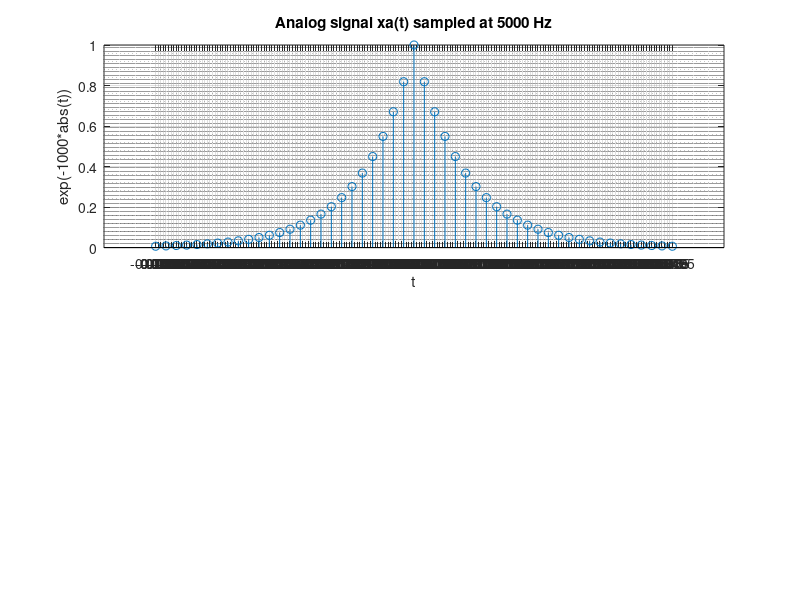

MATLAB code for this plot: (Note: this script raises an error after producing the figure.)
%% 1.1
% See xa.m

%% 1.2
x = @(t) exp(-1000*abs(t));
Fs = 5000;

t = -0.005:1/Fs:0.005;
X = x(t);

%% 1.2a
figure(1)
subplot(2,1,1)
stem(t, X)
grid on
grid minor
xlabel('t')
ylabel('exp(-1000*abs(t))')
title('Analog signal xa(t) sampled at 5000 Hz')

% set ticks to ever 0.00005 seconds
set(gca,'xtick',t(1):0.00005:t(length(t)))

% remove tick labels
ax = gca;
labels = string(ax.XAxis.TickLabels); % extract
labels(2:4:end) = nan;
labels(3:4:end) = nan;
labels(4:4:end) = nan;% remove every other one
ax.XAxis.TickLabels = labels; % set



%% 1.2b
dt=0.00005; % steps given ?0.005 ???0.005. and -25 ??? 25
R=[t(1)*Fs, t(length(t))*Fs];

n0 = -(t(1) * Fs) + 1;

t_reconstructed = t(1):dt:t(length(t));
m = t_reconstructed./dt;
x_reconstructed = xa_sinc(X, m, dt, n0, R, Fs);

subplot(2,1,2)
plot(t_reconstructed, x_reconstructed)
hold on
plot(t_reconstructed, x(t_reconstructed))
xlabel('t')
ylabel('exp(-1000*abs(t))')
title('Analog signal xa(t) with reconstructed signal from 1000 Hz')
legend('Reconstructed Signal', 'Original Signal')

grid on
grid minor
% set ticks to ever 0.00005 seconds
set(gca,'xtick',t(1):0.00005:t(length(t)))

% remove tick labels
ax = gca;
labels = string(ax.XAxis.TickLabels); % extract
labels(2:4:end) = nan;
labels(3:4:end) = nan;
labels(4:4:end) = nan;% remove every other one
ax.XAxis.TickLabels = labels; % set

hold off


%% 1.2c
max_error5000 = max(abs(x(t_reconstructed)-x_reconstructed));
fprintf("The maximum error when reconstructing using sinc at 5000 Hz is %f\n", max_error5000)


%% 1.3
x = @(t) exp(-1000*abs(t));
Fs = 1000;

t = -0.005:1/Fs:0.005;
X = x(t);

%% 1.3a
figure(2)
subplot(2,1,1)
stem(t, X)
grid on
grid minor
xlabel('t')
ylabel('exp(-1000*abs(t))')
title('Analog signal xa(t) sampled at 1000 Hz')

% set ticks to ever 0.00005 seconds
set(gca,'xtick',t(1):0.00005:t(length(t)))

% remove tick labels
ax = gca;
labels = string(ax.XAxis.TickLabels); % extract
labels(2:4:end) = nan;
labels(3:4:end) = nan;
labels(4:4:end) = nan;% remove every other one
ax.XAxis.TickLabels = labels; % set



%% 1.3b
dt=0.00005; % steps given ?0.005 ???0.005. and -25 ??? 25
R=[t(1)*Fs, t(length(t))*Fs];

n0 = -(t(1) * Fs) + 1;

t_reconstructed = t(1):dt:t(length(t));
m = t_reconstructed./dt;
x_reconstructed = xa_sinc(X, m, dt, n0, R, Fs);

subplot(2,1,2)
plot(t_reconstructed, x_reconstructed)
hold on
plot(t_reconstructed, x(t_reconstructed))
xlabel('t')
ylabel('exp(-1000*abs(t))')
title('Analog signal xa(t) with reconstructed signal from 1000 Hz')
legend('Reconstructed Signal', 'Original Signal')

grid on
grid minor
% set ticks to ever 0.00005 seconds
set(gca,'xtick',t(1):0.00005:t(length(t)))

% remove tick labels
ax = gca;
labels = string(ax.XAxis.TickLabels); % extract
labels(2:4:end) = nan;
labels(3:4:end) = nan;
labels(4:4:end) = nan;% remove every other one
ax.XAxis.TickLabels = labels; % set

hold off


%% 1.3c
max_error1000 = max(abs(x(t_reconstructed)-x_reconstructed));
fprintf("The maximum error when reconstructing using sinc at 1000 Hz is %f\n", max_error1000)
